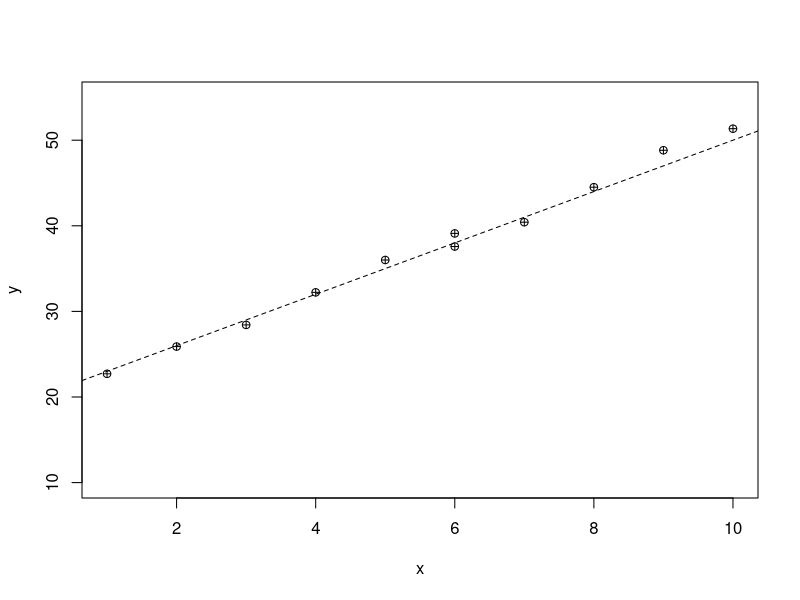
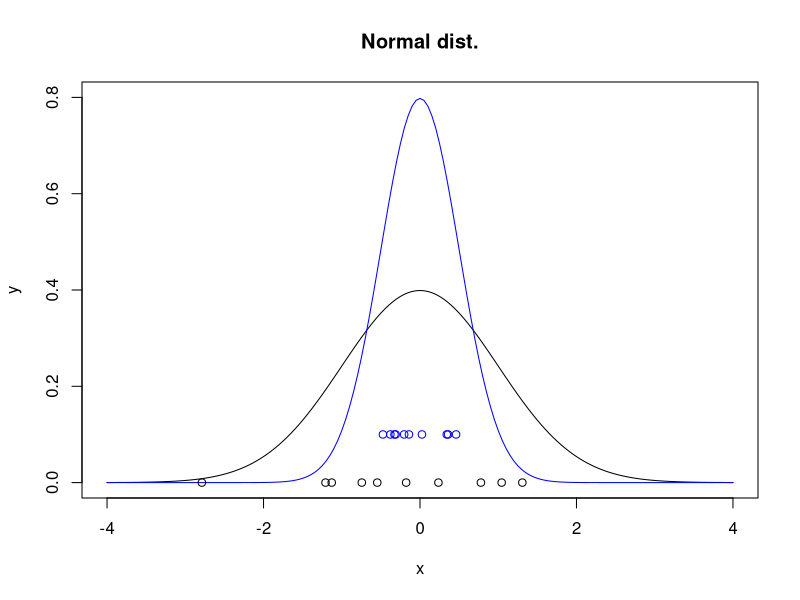
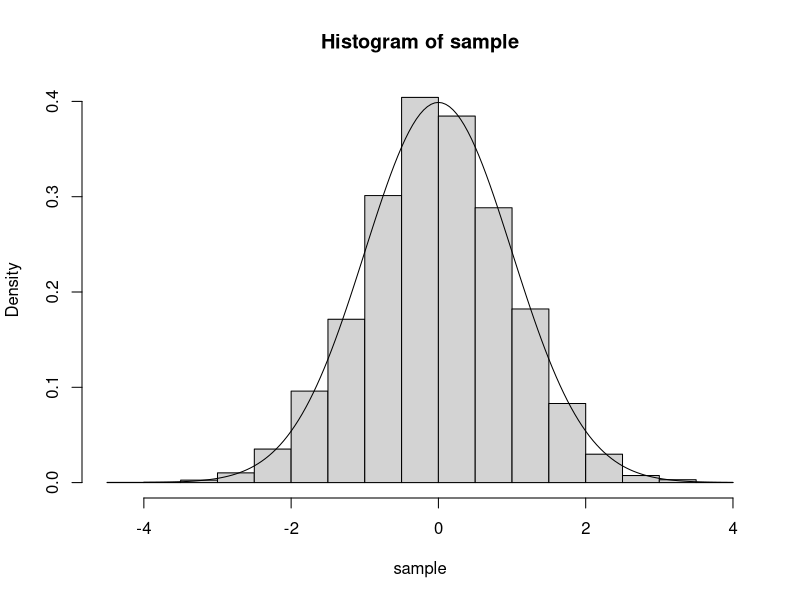

Reproduce these figures in R, in order.
#Normal Distruibution
#1. 평균, 분산이 모수(parameter)로 작용
#2. rnorm() : 표본 추출, dnorm() : 가능도 함수 정보
#3. 모든 정규 분포; " 68 - 95 - 99.7" rule


#rnorm() : 정규확률변수(*0 기준 대칭) 
true_fuc <- function(x){
  result <- x * 3 + 20
  return(result) 
}

x <- c(2, 6, 3, 7, 4, 6, 5, 1, 9, 8, 10)
r_noise <- rnorm(11) #-rnorm으로 모델링된 노이즈 
y <- true_fuc(x) + r_noise
plot(x,y, pch = 10, ylim = c(10, 55))
abline(20, 3, lty=2)

#dnorm() : density 가능도함수info

sample1 <- rnorm(10, mean = 0, sd = 1)
sample2 <- rnorm(10, mean = 0, sd = 0.5)

x <- seq(-4, 4, by = 0.05)
y <- dnorm(x, mean = 0, sd = 1)
y3 <- dnorm(x, mean = 0, sd = 0.5)
plot(x, y, type = "l",
     main = "Normal dist.", #가능도함수
     xlim = c(-4, 4), ylim = c(0, 0.8))

points(x, y3, type = "l", col = "blue")

points(sample1, rep(0, length(sample1)), 
       col = "black")

points(sample2, rep(0, length(sample2)) + 0.1, 
       col = "blue")



#dnorm은 실제로 정규분포 모양인가. 
sample <- rnorm(10000) 
hist(sample, probability = T)
points(x, y, type = "l")
summary(sample)
#그러타
#정규분포 <<< 평균, 분산
#mean = 0, sd = 1 in dnorm, rnorm : already set.

dnorm(x, mean = 0, sd = 1)

#68-95-99.7 Rule
mysample <- rnorm(1000, mean = 3, sd = 2)
#check w/ length(mysample), head(mysample), hist(mysample)

sum(mysample > 1 & mysample < 3+2) / 1000 #68%
sum(mysample > 3-2*2 & mysample < 3+2*2) / 1000 #95%
sum(mysample > 3-2*3 & mysample < 3+2*3) / 1000 #99.7

#Standardization(N(0, 1)) of Normal distribution
#: N(μ, σ²) >>> ( x - μ ) / σ 



 